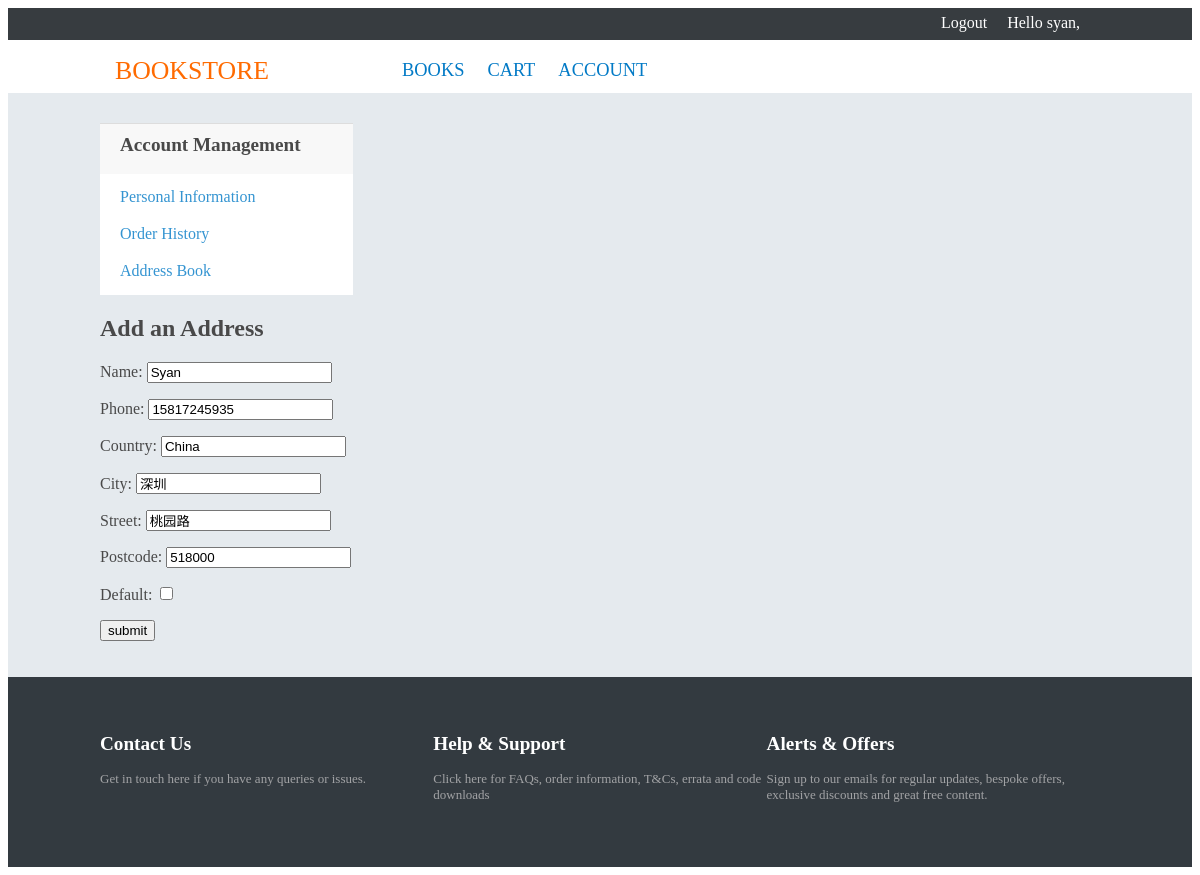
The page /accounts/address/3/edit/ (signed in) on the database its author committed.
### accounts/models.py (models this page shows, shortened)
class UserAddress(models.Model):
    user = models.ForeignKey(User, related_name='address')
    name = models.CharField(max_length=120)
    phone = models.CharField(max_length=12)
    country = models.CharField(max_length=150)
    city = models.CharField(max_length=150)
    street = models.CharField(max_length=150)
    postcode = models.CharField(max_length=6)
    default = models.BooleanField(default=False)

### accounts/views.py (the view)
# urls.py: url(r'^address/(?P<pk>\d+)/edit/$', AddressUpdateView.as_view(), name='address_edit'),
class AddressUpdateView(LoginRequiredMixin,UpdateView):
    form_class = UserAddressForm
    success_url = reverse_lazy('accounts:address_list')
    template_name = 'accounts/address/address_form.html'
    def get_object(self, queryset=None):
        return UserAddress.objects.get(user=self.request.user, pk=self.kwargs['pk'])
    '''
    the same as get_from_kwargs(self):
    def form_valid(self, form):
        address = form.save(commit= False)
        address.user = self.request.user
        address.save()
    '''

### accounts/forms.py
class UserAddressForm(forms.ModelForm):
    class Meta:
        model = UserAddress
        exclude = ['user']

### accounts/templates/accounts/address/address_form.html (shortened to what this page needs)
{% extends "accounts/base.html" %}
{% block content %}
<div class="account-content">
	<div class='page-header'>
		<h2>Add an Address</h2>
	</div>
	<div class='content-inner edit-address'>
		<form action="" method="post">
		{{ form.as_p }}
		<input class='submit' type="submit" value="submit">
		</form>
	</div>
</div>
{% endblock %}

### accounts/templates/accounts/base.html (shortened to what this page needs)
{% load staticfiles %}
<html>
<head>
<link rel="stylesheet" href="{% static 'css/base.css' %}?{% now " U" %}"/>
<link rel="stylesheet" href="{% static 'css/jquery-ui.css' %}?{% now " U" %}"/>
<link rel="stylesheet" href="{% static 'css/font-awesome.css' %}?{% now " U" %}"/>
</head>
<body>
	<div id='page'>
		<div id='header'>
			<div id='account-bar' class='cf'>
				<div class='container'>
					<div id='account-bar-status'>
						{% if request.user.is_authenticated %}
						<div class='account-bar-hello-user'>
							<div class='account-bar-hello'>Hello {{ request.user.username }},</div>
							<a class='logout' href="{% url 'accounts:logout' %}">Logout</a>
						</div>
						{% else %}
						<div class='account-bar-login-register'>
							<a class='login' href="{% url 'accounts:login' %}">Login</a>
							<div class='account-bar-divider'>|</div>
							<a class='Register' href="{% url 'accounts:register' %}">Register</a>
						</div>
						{% endif %}
					</div>
				</div>
			</div>
			<div id='menu-bar' class='cf'>
				<div class='container'>
					<div id='menu-links'>
						<div class='menu-item-tab'>
							<a href="/"> <span class='menu-logo'>Bookstore</span>
							</a>
						</div>
						<div class='menu-item-tab'>
							<a href="{% url 'catalog:book_list' %}"> <span
								class='menu-text'>Books</span>
							</a>
						</div>
						<div class='menu-item-tab'>
							<a href="{% url 'cart:show_cart' %}"> <span class='menu-text'>Cart</span>
							</a>
						</div>
						<div class='menu-item-tab'>
							<a href="{% url 'accounts:profile' %}"> <span
								class='menu-text'>Account</span>
							</a>
						</div>
					</div>
				</div>
			</div>
		</div>
		<div id='content' class='cf'>
			<div class='container'>
				<div id='account-left-sidebar'>
					<div id='category' class='cf'>
						<div class='heading'>Account Management</div>
						<div class='category-content'>
							<div class='cat-item'>
								<a href="{% url 'accounts:profile' %}">Personal Information</a>
							</div>
							<div class='cat-item'>
								<a href="{% url 'accounts:order_list' %}">Order History</a>
							</div>
							<div class='cat-item'>
								<a href="{% url 'accounts:address_list' %}">Address Book</a>
							</div>
						</div>
					</div>
				</div>
				<div id='account-right-content'>{% block content %} {% endblock %}</div>
			</div>
		</div>
		<div id='footer'>
			<div class='container'>
				<div class='footer-main-block'>
					<h2>Contact Us</h2>
					<p>Get in touch here if you have any queries or issues.</p>
				</div>
				<div class='footer-main-block'>
					<h2>Help & Support</h2>
					<p>Click here for FAQs, order information, T&Cs, errata and
						code downloads</p>
				</div>
				<div class='footer-main-block'>
					<h2>Alerts & Offers</h2>
					<p>Sign up to our emails for regular updates, bespoke offers,
						exclusive discounts and great free content.</p>
				</div>
			</div>
		</div>
	</div>
</body>
</html>

### static/css/base.css (style rules this page uses)
a:link, a:visited { color: #027ac6; text-decoration: none; }
a, a:active, a:hover, a:visited { color: #548ed7; cursor: pointer; text-decoration: none; }
*::after, *::before { box-sizing: border-box; }
.cf::before, .cf::after { content: " "; display: table; }
.cf::after { clear: both; }
.cf { clear: both; }
.container { margin: 0 auto; padding-left: 20px; padding-right: 20px; width: 1000px; }
body { color:#494949; }
body a { color:#494949; }
#page { background-color: #e5eaee; min-width: 1040px; overflow: hidden; width: 100%; }
#account-bar { background-color: #373c40; color: white; position: relative; width: 100%; clear: both; }
#account-bar-status { color: white; float: right; height: 32px; line-height: 30px; }
#account-bar-status * { margin: 0 10px; float: right; }
#account-bar-status a { color: white; }
#menu-bar { background-color: white; position: relative; }
#menu-links { line-height: 45px; margin: 8px auto 0; float:left; width:700px; }
.menu-item-tab { float:left; font-size:1.15em; margin-right:23px; text-transform: uppercase; color:black; }
.menu-logo { float:left; font-size: 1.4em; margin: 0 110px 0 15px; text-transform: uppercase; color:#ff6b01; }
#content { margin: 10px auto 0; width: 100%; padding: 20px 0; }
#category { position: relative; width: 253px; background-color:white; }
#category .heading { background-color: #f8f8f8; font-size: 1.2em; font-weight: bold; margin-bottom: 10px; min-height: 30px; padding: 10px 10px 10px 20px; border-top: 1px solid #dddddd; }
#category .cat-item { margin: 4px 20px 15px 20px; float: left; font-size: medium; opacity: 0.8; width: 85%; }
.logout, .login, .register { height:630px; }
#footer { background-color: #333a40; padding-bottom: 150px; padding-top: 40px; }
.footer-main-block { float: left; width: 33.33%; }
#footer h2 { color: white; font-size: 1.2em; }
#footer p { color: #a2a3a5; font-size: 13px; }

### rows shown on the page
UserAddress: name "Syan", phone "15817245935", country "China", city "深圳", street "桃园路", postcode "518000"

### other values the page prints
{{ request.user.username }} "syan"
